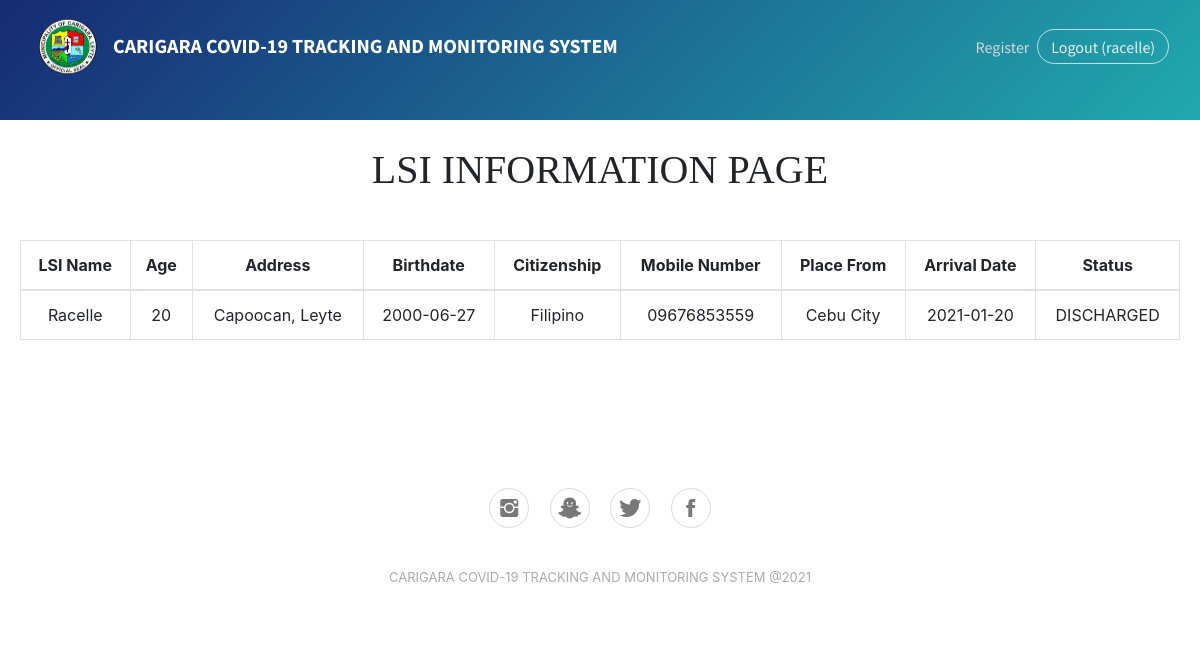
The page /lsi-home.php (signed in) on the database its author committed.
### tables this page shows
CREATE TABLE `lsi` (
  `lsi_id` int(11) NOT NULL,
  `name` varchar(60) NOT NULL,
  `age` int(10) NOT NULL,
  `address` varchar(60) NOT NULL,
  `birthdate` date NOT NULL,
  `citizenship` varchar(60) NOT NULL,
  `mobile_number` varchar(60) NOT NULL,
  `place_from` varchar(60) NOT NULL,
  `date_of_arrival` date NOT NULL,
  `status` varchar(60) NOT NULL,
  `date_created` timestamp NOT NULL DEFAULT current_timestamp(),
  `date_modified` timestamp NOT NULL DEFAULT current_timestamp() ON UPDATE current_timestamp(),
  `idx_name` varchar(60) NOT NULL,
  `account_id` int(11) NOT NULL
);

### lsi-home.php (the view, shortened to what this page needs)
<?php
$con = mysqli_connect("localhost","root","","db_lsi");
$id = $_SESSION['username'];
$query = "SELECT * from admin_register where username='".$id."'";
$result = mysqli_query($con, $query) or die ( mysqli_error());
$row = mysqli_fetch_assoc($result);
?>
<!DOCTYPE html>
<html>
<head>
    <link rel="stylesheet" href="assets/bootstrap/css/bootstrap.min1.css">
    <link rel="stylesheet" href="https://cdnjs.cloudflare.com/ajax/libs/animate.css/3.5.2/animate.min.css">
    <link rel="stylesheet" href="assets/fonts/font-awesome.min.css">
    <link rel="stylesheet" href="assets/fonts/ionicons.min.css">
    <link rel="stylesheet" href="assets/fonts/simple-line-icons.min.css">
    <link rel="stylesheet" href="assets/css/header.css">
    <link rel="stylesheet" href="assets/css/footer.css">
</head>
<body>
    <div>
        <div class="header-blue" style="height: 5px;">
            <nav class="navbar navbar-light navbar-expand-md navigation-clean-search">
                <div class="container-fluid"><img data-bs-hover-animate="tada" src="assets/img/carigara.png" style="margin-left: 5px;margin-top: 1px;height: 59px;width: 64px;"><a class="navbar-brand" href="index.php" style="margin-left: 13px;">CARIGARA COVID-19 TRACKING AND MONITORING SYSTEM</a>
                    <div class="collapse navbar-collapse" id="navcol-1">
                    <form class="form-inline mr-auto" target="_self"></form><span class="navbar-text"> <a class="login" href="personal-info.php">Register</a></span>
                    <a class="btn btn-light action-button" role="button" href="logout.php">Logout (<?php echo $_SESSION['username']; ?>)</a>
                </div>
                </div>
            </nav>
            <?php
                $account_detail = $row['account_id'];
            ?>
</div>
</div>
  <div class="card-body">
    <div class="table-responsive">
        <p style="text-align: center; font-family: Berlin Sans FB;font-size: 40px;">
            LSI INFORMATION PAGE
        </p>
      <br>
      <?php
      $connection = mysqli_connect("localhost","root","","db_lsi");
          $query = "SELECT * FROM lsi where account_id='".$account_detail."'";
          $query_run = mysqli_query($connection, $query);
      ?>
      <table class="table table-bordered" id="dataTable" width="100%" cellspacing="0">
        <thead>
          <tr style="text-align: center;">
            <th>LSI Name</th>
            <th>Age</th>
            <th>Address</th>
            <th>Birthdate</th>
            <th>Citizenship</th>
            <th>Mobile Number</th>
            <th>Place From</th>
            <th>Arrival Date</th>
            <th>Status</th>
          </tr>
        </thead>
        <tbody>
            <?php
              if(mysqli_num_rows($query_run) > 0)
                {
                  while($row = mysqli_fetch_assoc($query_run))
                {
            ?>
          <tr style="text-align: center;">
            <td><?php  echo $row['name']; ?></td>
            <td><?php  echo $row['age']; ?></td>
            <td><?php  echo $row['address']; ?></td>
            <td><?php  echo $row['birthdate']; ?></td>
            <td><?php  echo $row['citizenship']; ?></td>
            <td><?php  echo $row['mobile_number']; ?></td>
            <td><?php  echo $row['place_from']; ?></td>
            <td><?php  echo $row['date_of_arrival']; ?></td>
            <td><?php  echo $row['status']; ?></td>
          </tr>
<?php
  }
}
else {
    echo "No Record Found, Please Register First !";
}
?>
        </tbody>
      </table>
    </div>
  </div>
<br><br><br>
<?php
include("assets/include/footer.php")
?>
</body>
</html>

### assets/css/header.css (style rules this page uses)
.header-blue { background: linear-gradient(135deg, #172a74, #21a9af); background-color: #184e8e; padding-bottom: 80px; font-family: 'Source Sans Pro', sans-serif; }
@media (min-width:768px) { .header-blue { padding-bottom: 120px; } }
.header-blue .navbar { background: transparent; padding-top: .75rem; padding-bottom: .75rem; color: #fff; border-radius: 0; box-shadow: none; border: none; }
@media (min-width:768px) { .header-blue .navbar { padding-top: 1rem; padding-bottom: 1rem; } }
.header-blue .navbar .navbar-brand { font-weight: bold; color: inherit; }
.header-blue .navbar .navbar-collapse { border-top: 1px solid rgba(255,255,255,0.3); margin-top: .5rem; }
@media (min-width:768px) { .header-blue .navbar .navbar-collapse { border-color: transparent; margin: 0; } }
.header-blue .navbar .navbar-collapse span .login { color: #d9d9d9; margin-right: .5rem; text-decoration: none; }
.header-blue .action-button, .header-blue .action-button:not(.disabled):active { border: 1px solid rgba(255,255,255,0.7); border-radius: 40px; color: #ebeff1; box-shadow: none; text-shadow: none; padding: .3rem .8rem; background: transparent; transition: background-color 0.25s; outline: none; }

### rows shown on the page
lsi: name "Racelle", age "20", address "Capoocan, Leyte", birthdate "2000-06-27", citizenship "Filipino", mobile_number "09676853559", place_from "Cebu City", date_of_arrival "2021-01-20", status "DISCHARGED"

### other values the page prints
$_SESSION['username'] "racelle"
